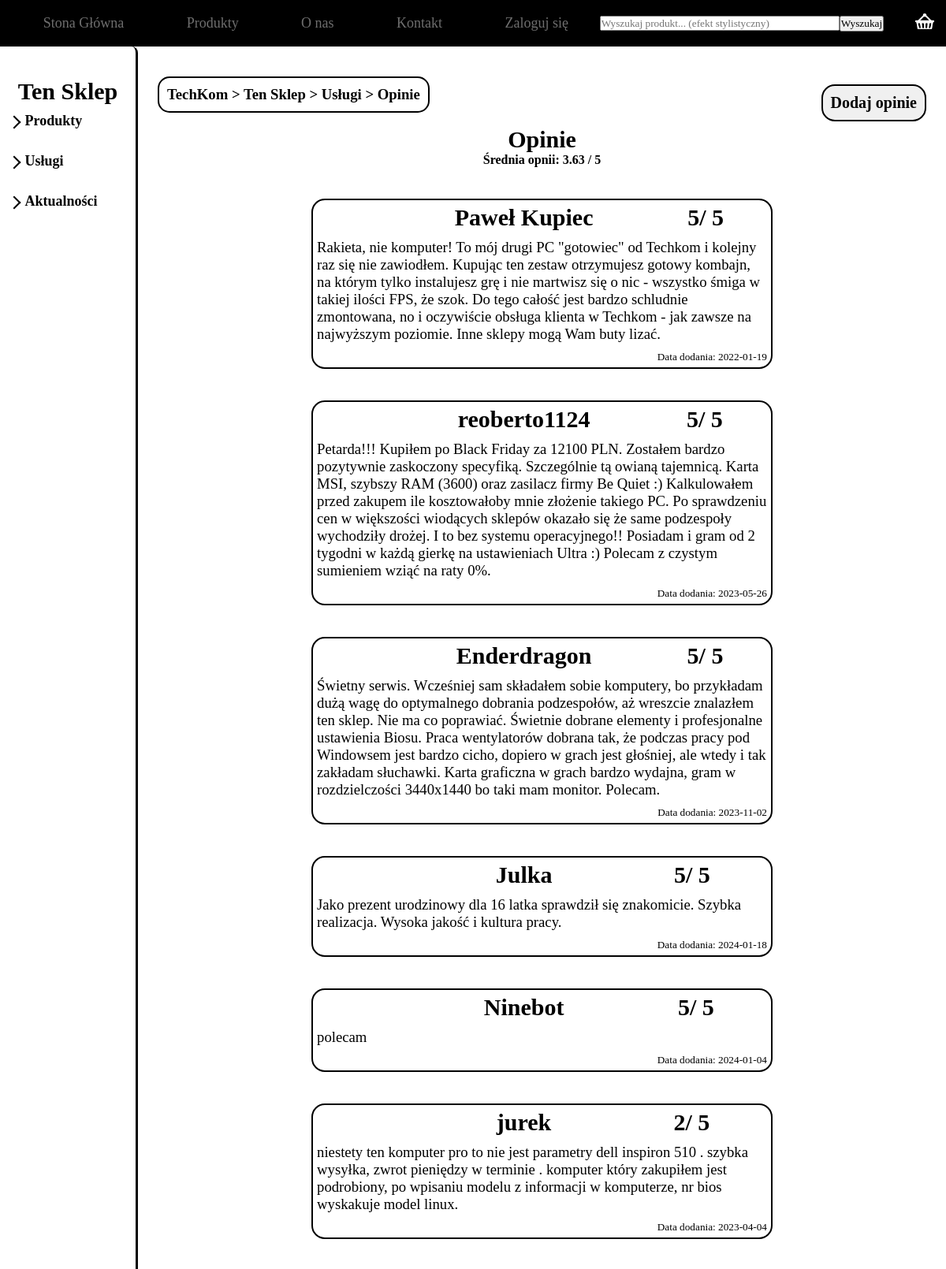
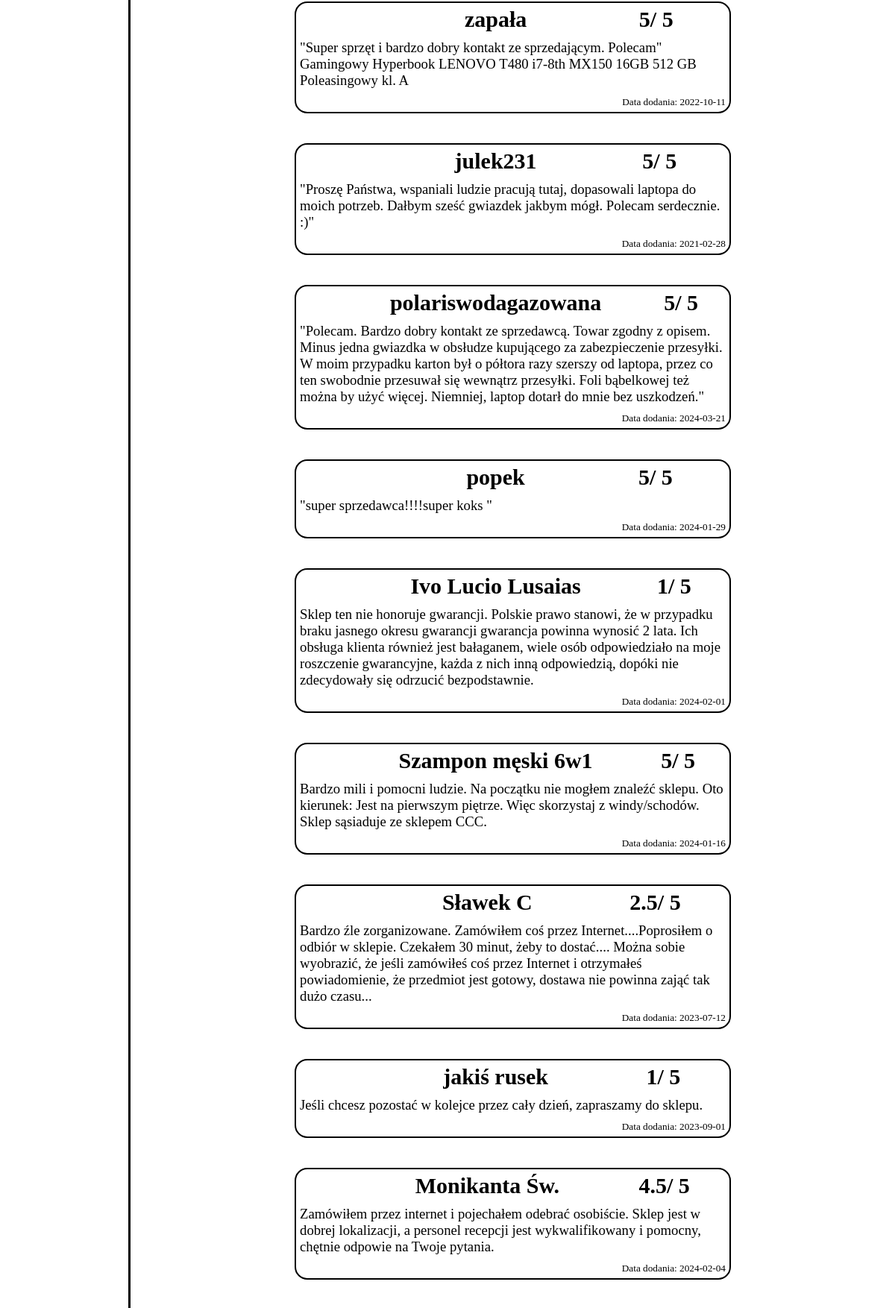
The page /opinion.php (upper part) on the database its author committed (2 pictures, top to bottom).
### tables this page shows
CREATE TABLE `rewiews` (
  `id` int(11) NOT NULL,
  `username` varchar(50) NOT NULL,
  `date` date NOT NULL,
  `review` text NOT NULL,
  `rating` float DEFAULT NULL
);

### opinion.php (the view, shortened to what this page needs)
<?php
    require_once "function.php";
?>
<!DOCTYPE html>
<html lang="pl">
<head>
    <link rel="stylesheet" href="style/style.css">
    <link rel="stylesheet" href="style/opinion.css">
</head>
<body>
<header>
        <ul>
            <li>
                <a href="index.php">Stona Główna</a>
            </li>
            <li>
                <a href="products.php">Produkty</a>
            </li>
            <li>
                <a href="about.php">O nas</a>
            </li>
            <li>
                <a href="contact.php">Kontakt</a>
            </li>
            <li>
                <?php
                if(isset($_SESSION["user"])&&$_SESSION["user"]!=""){
                    echo '<a href="operation.php?operation=logout"> Wyloguj się</a>';
                }
                else{
                    echo '<a href="login.php">Zaloguj się</a>';
                }
                ?>
            </li>
            <li>
                <form method="POST" action="index.php">
                    <input type="text" name="search" class="searcher" placeholder="Wyszukaj produkt... (efekt stylistyczny)">
                    <input type="submit" value="Wyszukaj">
                </form>
            </li>
            <li>
                <a href="cart.php">
                    <img src="img/basket.png">
                </a>
            </li>
        </ul>
    </header>
    <main>
    <div class="left">
            <h2 class="shop disable-selection">Ten Sklep</h2>
            <ul class="lista" >
                <li class="disable-selection liststylenone" onclick="list('products')"> Produkty</li>
                <ul class="lista">
                </ul>
            </ul>
            <ul class="lista">
                <li class="disable-selection liststylenone" onclick="list('usluga')"> Usługi</li>
                <ul class="lista">
                </ul>
            </ul>
            <ul class="lista">
                <li class="disable-selection liststylenone" onclick="list('actual')"> Aktualności</li>
                <ul class="lista">
                </ul>
            </ul>
        </div>
        <div class="right">
            <div class="right-top">
                <h3 class="disable-selection">
                    TechKom > Ten Sklep > Usługi > Opinie
                </h3>
                <?php
                if(empty($_GET["opinion"])){
                    echo '<a href="opinion.php?opinion=add">Dodaj opinie</a>';
                }
                ?>
            </div>
            <div class="right-bottom
            <?php
                if(isset($_GET["opinion"])){
                    echo 'disable';
                }
            ?>
            ">
                <h2>
                    Opinie
                </h2>
                <h4>Średnia opnii:
                    <?php
                    $sql="SELECT ROUND(Avg(rating), 2) as avg from rewiews";
                    $result=$conn->query($sql);
                    $row=$result->fetch_assoc();
                    echo $row["avg"];
                    ?>
                / 5</h4>
                <?php
                    $sql = " SELECT * FROM rewiews";
                    if($result = $conn->query($sql)){
                        while($row=$result->fetch_assoc())
                        {
                            echo '<div class="opinion"> <div class="topop"><h2></h2><h2>'. $row['username']. '</h2><h2>';
                            echo $row["rating"]. '/ 5</h2></div> <h3>';
                            echo  $row['review']. '</h3> <h5> Data dodania: '. $row['date']. ' </h5> </div>';
                        }
                    }
                    else{
                        echo "Nie znaleziono żadnych opinii";
                    }
                ?>
            </div>
        </div>
    </main>
</body>
</html>

### style/style.css (style rules this page uses)
* { margin: 0; padding: 0; font-family: Cambria, Cochin, Georgia, Times, 'Times New Roman', serif; }
body { background: #ffffff; width: 100%; }
.disable-selection { -webkit-touch-callout: none; -webkit-user-select: none; -khtml-user-select: none; -moz-user-select: none; -ms-user-select: none; user-select: none; }
header { width: 100%; border-bottom-left-radius: 15px; border-bottom-right-radius: 15px; }
ul { display: flex; justify-content: space-between; list-style: none; }
header a { text-decoration: none; color: rgba(255, 255, 255, 0.4); font-size: large; }
.searcher { width: 300px; height: 15px; }
header form { display: flex; align-items: center; }
header ul li { padding: 0; display: flex; align-items: center; }
header ul { padding: 15px; background: #000000; }
header ul li img { width: 24px; }
main { display: flex; justify-content: space-between; min-height: 646px; }
.left { width: 15%; border-radius: 8px ; border-right: black 3px solid; align-items: center; display: flex; flex-direction: column; padding-top: 40px; padding-bottom: 40px; }
.lista { display: flex; flex-direction: column; min-width: 109px; padding-top: 10px; }
.liststylenone { cursor: pointer; font-size: large; font-weight: bolder; }
.left h2 { min-width: 120px; font-size: 30px; }
ul li { position: relative; padding-bottom: 10px; }
ul { list-style: none; }
ul li a { text-decoration: none; color: rgb(110, 110, 110); }
.left ul li:before { content: ''; position: absolute; border-right:2px solid black; border-bottom:2px solid black; width:10px; height:10px; top: calc(50% - 4px); left: -20px; transform: translateY(-50%) rotate(-45deg); }
.right { width: 85%; display: flex; flex-direction: column; align-items: center; padding-top: 36px; padding-bottom: 36px; padding-left: 25px; padding-right: 25px; }
.right-top { height: 50px; width: 100%; display: flex; align-items: center; justify-content: space-between; }
.right-top h3 { padding: 10px; border: black 2px solid; border-radius: 15px; color: black; }
.right-bottom h2 { font-size: 30px; text-align: center; padding-top: 15px; }
.right-bottom { width: 100%; display: flex; justify-content: space-between; flex-direction: column; }

### style/opinion.css (style rules this page uses)
.right-bottom { width: 60%; }
.opinion { color: #000000; margin-top: 40px; border-radius: 17px; border: black solid 2px; }
.opinion h2, .opinion h3, .opinion h5 { padding: 5px; }
.opinion h3 { font-weight: normal; }
.opinion h5 { text-align: end; font-weight: lighter; }
.right-top a { padding: 10px; font-size: 20px; margin-top: 20px; font-weight: bold; border-radius: 17px; border: 2px black solid; text-decoration: none; color: black; background: #F0F0F0; }
.topop { display: flex; justify-content: space-around; }
h4 { text-align: center; }

### rows shown on the page
rewiews: username "Paweł Kupiec", rating "5", review "Rakieta, nie komputer! To mój drugi PC \"gotowiec\" od Techkom i kolejny raz się nie zawiodłem. Kupując ten zestaw otrzymujesz gotowy kombajn, na którym tylko instalujesz grę i nie martwisz się o nic - wszystko śmiga w takiej ilości FPS, że szok. Do tego całość jest bardzo schludnie zmontowana, no i oczywiście obsługa klienta w Techkom - jak zawsze na najwyższym poziomie. Inne sklepy mogą Wam buty lizać.", date "2022-01-19"
rewiews: username "reoberto1124", rating "5", review "Petarda!!! Kupiłem po Black Friday za 12100 PLN. Zostałem bardzo pozytywnie zaskoczony specyfiką. Szczególnie tą owianą tajemnicą. Karta MSI, szybszy RAM (3600) oraz zasilacz firmy Be Quiet :) Kalkulowałem przed zakupem ile kosztowałoby mnie złożenie takiego PC. Po sprawdzeniu cen w większości wiodących sklepów okazało się że same podzespoły wychodziły drożej. I to bez systemu operacyjnego!! Posiadam i gram od 2 tygodni w każdą gierkę na ustawieniach Ultra :) Polecam z czystym sumieniem wziąć na raty 0%.", date "2023-05-26"
rewiews: username "Enderdragon", rating "5", review "Świetny serwis. Wcześniej sam składałem sobie komputery, bo przykładam dużą wagę do optymalnego dobrania podzespołów, aż wreszcie znalazłem ten sklep. Nie ma co poprawiać. Świetnie dobrane elementy i profesjonalne ustawienia Biosu. Praca wentylatorów dobrana tak, że podczas pracy pod Windowsem jest bardzo cicho, dopiero w grach jest głośniej, ale wtedy i tak zakładam słuchawki. Karta graficzna w grach bardzo wydajna, gram w rozdzielczości 3440x1440 bo taki mam monitor. Polecam.", date "2023-11-02"
rewiews: username "Julka", rating "5", review "Jako prezent urodzinowy dla 16 latka sprawdził się znakomicie. Szybka realizacja. Wysoka jakość i kultura pracy.", date "2024-01-18"
rewiews: username "Ninebot", rating "5", review "polecam", date "2024-01-04"
rewiews: username "jurek", rating "2", review "niestety ten komputer pro to nie jest parametry dell inspiron 510 . szybka wysyłka, zwrot pieniędzy w terminie . komputer który zakupiłem jest podrobiony, po wpisaniu modelu z informacji w komputerze, nr bios wyskakuje model linux.", date "2023-04-04"
rewiews: username "zapała", rating "5", review "\"Super sprzęt i bardzo dobry kontakt ze sprzedającym. Polecam\" Gamingowy Hyperbook LENOVO T480 i7-8th MX150 16GB 512 GB Poleasingowy kl. A", date "2022-10-11"
rewiews: username "julek231", rating "5", review "\"Proszę Państwa, wspaniali ludzie pracują tutaj, dopasowali laptopa do moich potrzeb. Dałbym sześć gwiazdek jakbym mógł. Polecam serdecznie. :)\"", date "2021-02-28"
rewiews: username "polariswodagazowana", rating "5", review "\"Polecam. Bardzo dobry kontakt ze sprzedawcą. Towar zgodny z opisem. Minus jedna gwiazdka w obsłudze kupującego za zabezpieczenie przesyłki. W moim przypadku karton był o półtora razy szerszy od laptopa, przez co ten swobodnie przesuwał się wewnątrz przesyłki. Foli bąbelkowej też można by użyć więcej. Niemniej, laptop dotarł do mnie bez uszkodzeń.\"", date "2024-03-21"
rewiews: username "popek", rating "5", review "\"super sprzedawca!!!!super koks \"", date "2024-01-29"
rewiews: username "Ivo Lucio Lusaias", rating "1", review "Sklep ten nie honoruje gwarancji. Polskie prawo stanowi, że w przypadku braku jasnego okresu gwarancji gwarancja powinna wynosić 2 lata. Ich obsługa klienta również jest bałaganem, wiele osób odpowiedziało na moje roszczenie gwarancyjne, każda z nich inną odpowiedzią, dopóki nie zdecydowały się odrzucić bezpodstawnie.", date "2024-02-01"
rewiews: username "Szampon męski 6w1", rating "5", review "Bardzo mili i pomocni ludzie. Na początku nie mogłem znaleźć sklepu. Oto kierunek: Jest na pierwszym piętrze. Więc skorzystaj z windy/schodów. Sklep sąsiaduje ze sklepem CCC.", date "2024-01-16"
rewiews: username "Sławek C", rating "2.5", review "Bardzo źle zorganizowane. Zamówiłem coś przez Internet....Poprosiłem o odbiór w sklepie. Czekałem 30 minut, żeby to dostać.... Można sobie wyobrazić, że jeśli zamówiłeś coś przez Internet i otrzymałeś powiadomienie, że przedmiot jest gotowy, dostawa nie powinna zająć tak dużo czasu...", date "2023-07-12"
rewiews: username "jakiś rusek", rating "1", review "Jeśli chcesz pozostać w kolejce przez cały dzień, zapraszamy do sklepu.", date "2023-09-01"
rewiews: username "Monikanta Św.", rating "4.5", review "Zamówiłem przez internet i pojechałem odebrać osobiście. Sklep jest w dobrej lokalizacji, a personel recepcji jest wykwalifikowany i pomocny, chętnie odpowie na Twoje pytania.", date "2024-02-04"

### other values the page prints
$row["avg"] "3.63"
